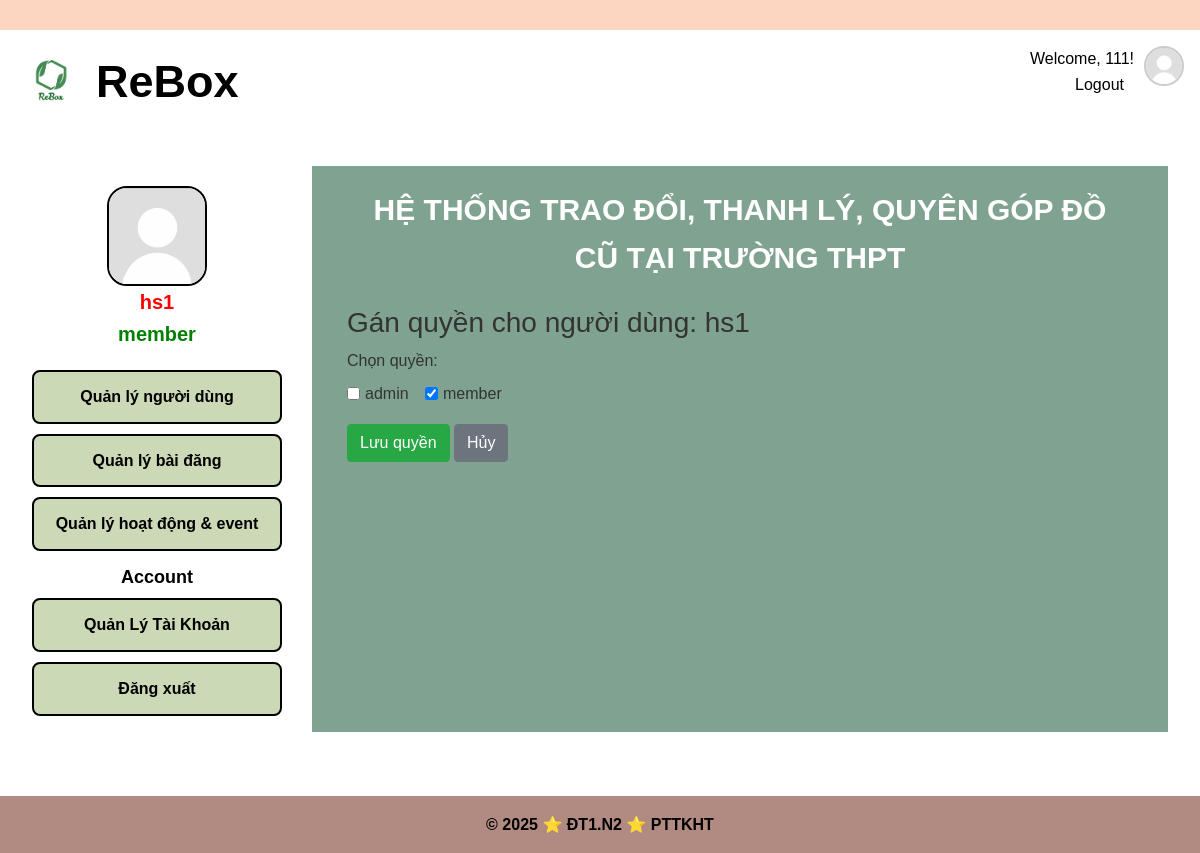
Before: /admin/users/roles/2 (signed in) with the older database file.
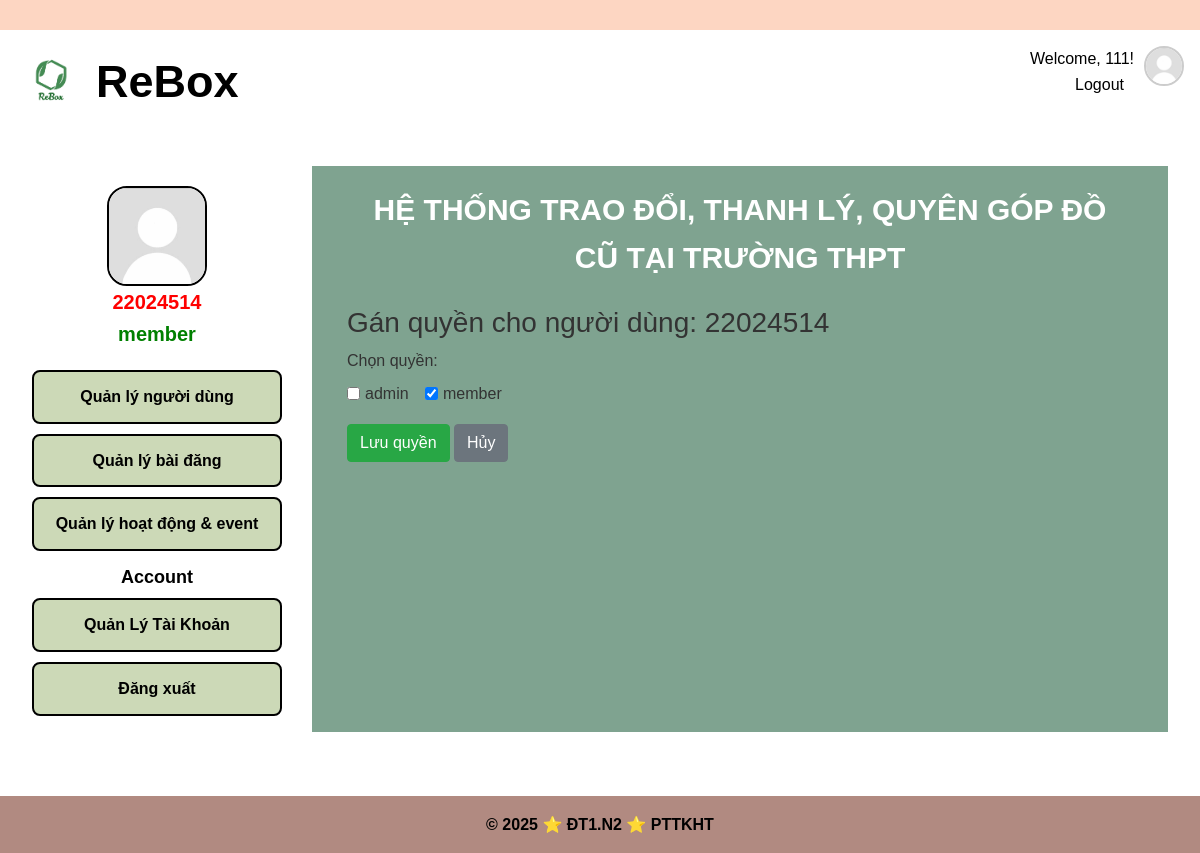
After: the same page with the newer database file.
### app/models/user.py (models this page shows, shortened)
class User(UserMixin, csdl.Model):
    id = csdl.Column(csdl.Integer, primary_key=True)
    username = csdl.Column(csdl.String(50), unique=True, nullable=False)
    password  = csdl.Column(csdl.String(128), nullable=False)
    avatar = csdl.Column(csdl.Text, nullable = True)
    fullname = csdl.Column(csdl.String(120), nullable=False)
    date_of_birth = csdl.Column(csdl.Date, nullable = True)
    gender = csdl.Column(csdl.String(10), nullable = True)
    address = csdl.Column(csdl.Text, nullable = True)
    email = csdl.Column(csdl.String(120), unique=True, nullable=False)
    phone = csdl.Column(csdl.String(20), nullable=True) #co the null
    facebook = csdl.Column(csdl.Text, nullable =True)
    roles = csdl.relationship('Role', secondary='user_role', backref=csdl.backref('users', lazy='dynamic'))
    created_date = csdl.Column(csdl.DateTime, default=datetime.utcnow)  # Thêm dòng này
    def get_username(self):
        return self.username
    def has_role(self, role_name):
        for role in self.roles:
            if role.name == role_name:
                return True
        return False
    def get_role(self):
        return ', '.join(role.name for role in self.roles)

### app/userManagement/routes.py (the view, shortened to what this page needs)
@userManagement_blueprint.route('/admin/users/roles/<int:user_id>', methods=['GET', 'POST'])
def grant_roles(user_id):
    user = User.query.get_or_404(user_id)
    if user.username == "root":
        flash('Không thể gán quyền cho tài khoản root!', 'danger')
        return redirect(url_for('userManagement.manage_user'))
    all_roles = Role.query.all()
    return render_template('userManagement/grant_roles.html', user=user, all_roles=all_roles)

### app/models/user.py (called while the page is built)
@login_manager.user_loader
def load_user(user_id): #luu ttin user by id da luu trong session login
    return User.query.get(int(user_id)) #doi tuong User chua ttin (username, pass,email, ...)

### app/userManagement/templates/userManagement/grant_roles.html
{% extends 'manageMenu.html' %}
{% block ManagementContent %}
<div class="container mt-4">
  <h3>Gán quyền cho người dùng: {{ user.get_username() }}</h3>
  <form method="POST">
    <div class="mb-3">
      <label class="form-label">Chọn quyền:</label>
      <div>
        {% for role in all_roles %}
          <div class="form-check form-check-inline">
            <input
              class="form-check-input"
              type="checkbox"
              name="roles"
              id="role{{ role.id }}"
              value="{{ role.id }}"
              {% if role in user.roles %}checked{% endif %}
            />
            <label class="form-check-label" for="role{{ role.id }}">
              {{ role.name }}
            </label>
          </div>
        {% endfor %}
      </div>
    </div>
    <button type="submit" class="btn btn-success">Lưu quyền</button>
    <a href="{{ url_for('userManagement.manage_user') }}" class="btn btn-secondary">Hủy</a>
  </form>
</div>
{% endblock %}

### app/templates/manageMenu.html (shortened to what this page needs)
{% extends 'base.html' %}
{% block extra_css %}
<link
  rel="stylesheet"
  href="{{ url_for('static', filename='css/admin.css') }}"
/>
<link
  rel="stylesheet"
  href="{{ url_for('static', filename='css/color.css') }}"
/>
{% endblock %}
{% block content %}
<div class="manageMenu">
  <div class="manageMenu-sidebar">
    <aside class="manageMenu-aside">
      <div class="admin-info">
        <img
          src="{{ user.avatar or url_for('static', filename='image/avatar.png') }}"
          alt="Avatar"
          width="100px"
          style="
            display: block;
            margin: 0 auto;
            border: 2px solid black;
            border-radius: 20px;
          "
        />
        <div style="text-align: center; font-size: 20px; font-weight: bold">
          <div style="color: red">{{ user.username }}</div>
          <div style="color: green">
            {{ user.get_role() if user and user.get_role() else 'Không có vai
            trò' }}
          </div>
        </div>
      </div>
      <nav class="manageMenu-nav">
        <ul>
          {% if has_role(current_user,'admin') %}
          <li>
            <a href="{{ url_for('userManagement.manage_user') }}">
              Quản lý người dùng
            </a>
          </li>
          <li>
            <a href="{{ url_for('postManagement.manage_post') }}">
              Quản lý bài đăng
            </a>
          </li>
          <li>
            <a href="{{ url_for('eventReport.show_eventReport') }}">
            Quản lý hoạt động & event</li>
          {%endif%}
        </ul>
        <h1>Account</h1>
        <ul>
          <li>
            <a href="{{ url_for('accountManagement.view_profile') }}">
              Quản Lý Tài Khoản
            </a>
          </li>
          <li>
            <a href="{{ url_for('auth.logout') }}"> Đăng xuất </a>
          </li>
        </ul>
      </nav>
    </aside>
  </div>
  <div class="manageMenu-content">
    <p
      style="
        text-align: center;
        font-size: 30px;
        color: white;
        font-weight: bold;
        padding-left: 30px;
        padding-right: 30px;
      "
    >
      HỆ THỐNG TRAO ĐỔI, THANH LÝ, QUYÊN GÓP ĐỒ CŨ TẠI TRƯỜNG THPT
    </p>
    {% block ManagementContent %}{% endblock %}
  </div>
</div>
{% endblock %}

### app/templates/base.html (shortened to what this page needs)
<!DOCTYPE html>
<html lang="vi-VN">
  <head>
    <link
      rel="stylesheet"
      href="https://cdn.jsdelivr.net/npm/bootstrap@4.0.0/dist/css/bootstrap.min.css"
    />
    <link
      rel="stylesheet"
      href="{{ url_for('static', filename='css/base.css') }}"
    />
    {% block extra_css %}{% endblock %}
  </head>
  <body>
    <header>
      <div class="top-bar"></div>
      <div class="header-logo">
        <div class="logo-image">
          <a href="{{ url_for('home.homepage') }}">
            <img
              src="{{ url_for('static', filename='image/logo.png') }}"
              alt="logo"
              style="width: 50px"
            />
          </a>
        </div>
        <div class="name-web">
          <p>ReBox</p>
        </div>
        <div class="select-login">
          <nav class="nav-select-login">
            {% if current_user.is_authenticated %}
            <p>Welcome, {{ current_user.username }}!</p>
            <a href="{{ url_for('auth.logout') }}">Logout</a>
            {% else %}
            <a href="{{ url_for('auth.login') }}">Login</a> |
            <a href="{{ url_for('auth.register') }}">Register</a> |
            <a href="{{ url_for('auth.adminLogin') }}">Admin</a>
            {% endif %}
          </nav>
        </div>
        <div class="dropdown">
          <a  id="avatarDropdown" data-bs-toggle="dropdown" aria-expanded="false">
            <img src="{{ user.avatar or url_for('static', filename='image/avatar.png') }}" alt="avatar" class="rounded-circle" width="40" height="40" style="object-fit: cover; border: 2px solid #ccc; margin-left: 10px; cursor: pointer;">
          </a>
        </div>
      </div>
    </header>
    <main>{% block content %} {% endblock %}</main>
    <footer>
      <div class="footer-content">
        <p>&copy; 2025 ⭐ ĐT1.N2 ⭐ PTTKHT</p>
      </div>
    </footer>
  </body>
</html>

Changed rows visible on the page:
changed User (number 2 of 2 on the later page): username "hs1" → "22024514"; get_username "hs1" → "22024514"
